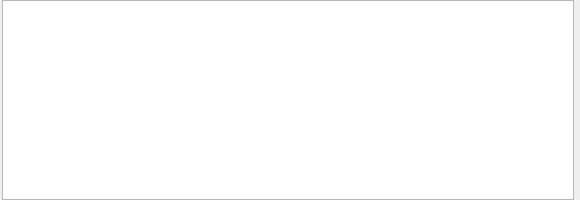
<?xml version="1.0" encoding="UTF-8"?>
<ui version="4.0">
 <class>Section_Mod_Statistics_Classification</class>
 <widget class="QWidget" name="Section_Mod_Statistics_Classification">
  <property name="geometry">
   <rect>
    <x>0</x>
    <y>0</y>
    <width>580</width>
    <height>200</height>
   </rect>
  </property>
  <layout class="QVBoxLayout" name="main_layout">
   <property name="spacing">
    <number>0</number>
   </property>
   <property name="leftMargin">
    <number>2</number>
   </property>
   <property name="topMargin">
    <number>0</number>
   </property>
   <property name="rightMargin">
    <number>6</number>
   </property>
   <property name="bottomMargin">
    <number>0</number>
   </property>
   <item>
    <widget class="QTableView" name="table_classification">
     <property name="verticalScrollBarPolicy">
      <enum>Qt::ScrollBarPolicy::ScrollBarAlwaysOff</enum>
     </property>
     <property name="horizontalScrollBarPolicy">
      <enum>Qt::ScrollBarPolicy::ScrollBarAsNeeded</enum>
     </property>
     <property name="alternatingRowColors">
      <bool>true</bool>
     </property>
     <property name="selectionMode">
      <enum>QAbstractItemView::SelectionMode::SingleSelection</enum>
     </property>
     <property name="selectionBehavior">
      <enum>QAbstractItemView::SelectionBehavior::SelectRows</enum>
     </property>
     <property name="showGrid">
      <bool>true</bool>
     </property>
     <property name="sortingEnabled">
      <bool>false</bool>
     </property>
    </widget>
   </item>
  </layout>
 </widget>
 <resources/>
 <connections/>
</ui>
